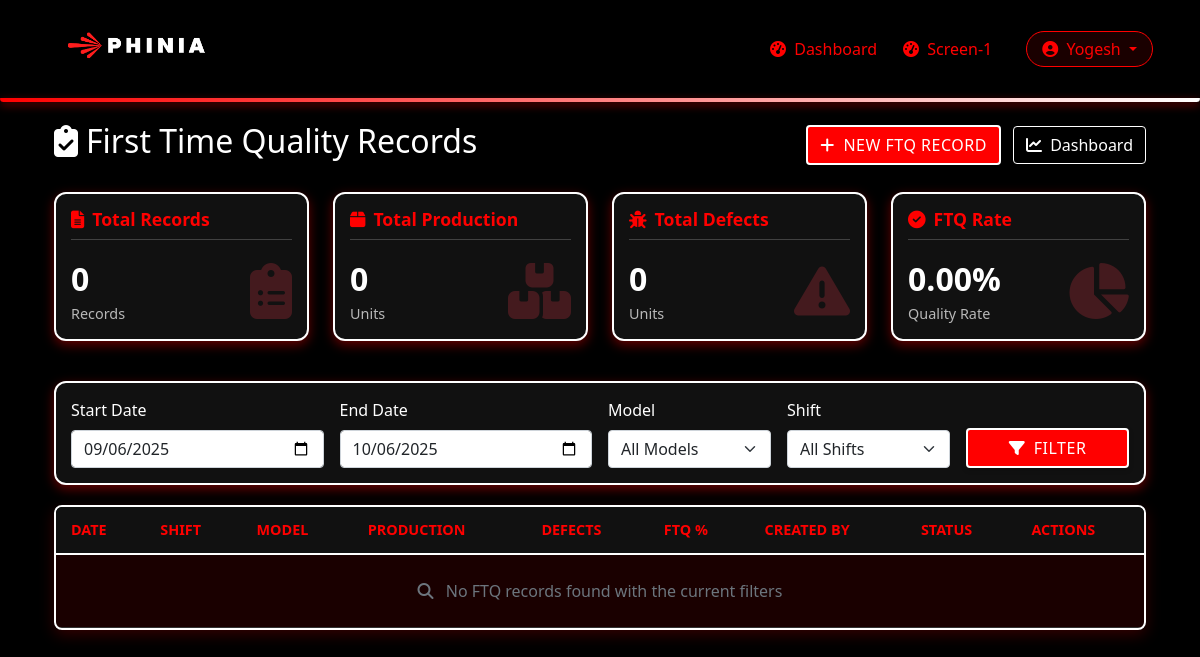
Page /ftq/ (signed in) on the earlier database version.
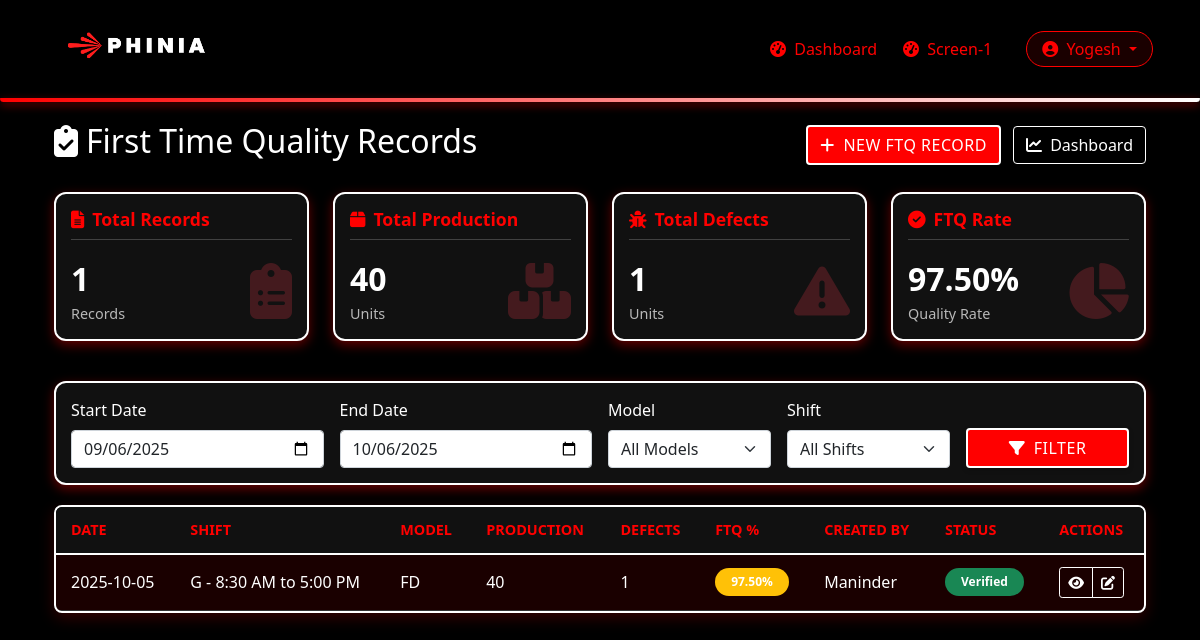
Same page on the later database version.
### main/models.py (models this page shows, shortened)
class User(AbstractUser):
    USER_TYPES = (
        ('operator', 'Operator'),
        ('shift_supervisor', 'Shift Supervisor'),
        ('quality_supervisor', 'Quality Supervisor'),
    )
    company_id = models.CharField(max_length=100, blank=True, null=True)
    skill_matrix_level = models.CharField(max_length=200, blank=True, null=True)
    user_type = models.CharField(max_length=20, choices=USER_TYPES)

class FTQRecord(models.Model):
    MODEL_CHOICES = (
        ('P703', 'P703'),
        ('U704', 'U704'),
        ('FD', 'FD'),
        ('SA', 'SA'),
        ('Gnome', 'Gnome'),
    )
    SHIFTS = [
        ('S1', 'S1 - 6:30 AM to 6:30 PM'),
        ('A', 'A - 6:30 AM to 3:00 PM'),
        ('G', 'G - 8:30 AM to 5:00 PM'),
        ('B', 'B - 3:00 PM to 11:30 PM'),
        ('C', 'C - 11:30 PM to 6:30 AM'),
        ('S2', 'S2 - 6:30 PM to 6:30 AM'),
    ]
    verification_status = models.ForeignKey(
        'DailyVerificationStatus',
        on_delete=models.CASCADE,
        related_name='ftq_records',
        null=True,
        blank=True
    )
    date = models.DateField()
    shift_type = models.CharField(max_length=100, choices=SHIFTS, blank=True, null=True)
    model_name = models.CharField(max_length=10, choices=MODEL_CHOICES)
    julian_date = models.DateField(help_text="Date in Julian calendar")
    total_inspected = models.PositiveIntegerField(verbose_name="Production/day")
    created_by = models.ForeignKey(User, on_delete=models.CASCADE, related_name='created_ftq_records')
    verified_by = models.ForeignKey(
        User,
        on_delete=models.CASCADE,
        related_name='verified_ftq_records',
        null=True,
        blank=True,
        verbose_name="Supervisor"
    )
    production_per_shift = models.PositiveIntegerField(
        verbose_name="Production Data/Shift",
        blank=True,
        null=True
    )
    created_at = models.DateTimeField(auto_now_add=True)
    updated_at = models.DateTimeField(auto_now=True)
    @property
    def total_defects(self):
        return self.time_based_defects.aggregate(
            total=Sum('count')
        )['total'] or 0
    @property
    def ftq_percentage(self):
        if self.total_inspected > 0:
            return ((self.total_inspected - self.total_defects) / self.total_inspected) * 100
        return 0
    class Meta:
        ordering = ['-date', '-created_at']

### main/views.py (the view)
# urls.py: path('ftq/', views.ftq_list, name='ftq_list'),
@login_required
def ftq_list(request):
    start_date_str = request.GET.get('start_date', (timezone.now().date() - timedelta(days=30)).strftime('%Y-%m-%d'))
    end_date_str = request.GET.get('end_date', timezone.now().date().strftime('%Y-%m-%d'))
    model_name = request.GET.get('model_name', '')
    shift_type = request.GET.get('shift_type', '')
    try:
        start_date = datetime.strptime(start_date_str, '%Y-%m-%d').date()
    except (ValueError, TypeError):
        start_date = timezone.now().date() - timedelta(days=30)
    try:
        end_date = datetime.strptime(end_date_str, '%Y-%m-%d').date()
    except (ValueError, TypeError):
        end_date = timezone.now().date()
    ftq_records = FTQRecord.objects.select_related(
        'created_by',
        'verified_by'
    ).prefetch_related(
        'time_based_defects'
    )
    ftq_records = ftq_records.filter(date__range=[start_date, end_date])
    if model_name:
        ftq_records = ftq_records.filter(model_name=model_name)
    if shift_type:
        ftq_records = ftq_records.filter(shift_type=shift_type)
    ftq_records = ftq_records.order_by('-date', '-shift_type')
    paginator = Paginator(ftq_records, 20)  # Show 20 records per page
    page_number = request.GET.get('page')
    page_obj = paginator.get_page(page_number)
    total_inspected = 0
    total_defects = 0
    for record in ftq_records:
        total_inspected += record.total_inspected
        total_defects += record.total_defects  # This uses the property
    stats = {
        'total_inspected': total_inspected,
        'total_defects': total_defects,
        'record_count': ftq_records.count()
    }
    if stats['total_inspected'] > 0:
        stats['ftq_percentage'] = ((stats['total_inspected'] - stats['total_defects']) / stats['total_inspected']) * 100
    else:
        stats['ftq_percentage'] = 0
    model_choices = FTQRecord.MODEL_CHOICES
    return render(request, 'main/operations/ftq_list.html', {
        'page_obj': page_obj,
        'stats': stats,
        'model_choices': model_choices,
        'shift_choices': FTQRecord.SHIFTS,  # Fixed: use SHIFTS not SHIFT_CHOICES
        'filters': {
            'start_date': start_date,
            'end_date': end_date,
            'model_name': model_name,
            'shift_type': shift_type
        },
        'title': 'FTQ Records'
    })

### main/templates/main/operations/ftq_list.html (shortened to what this page needs)
{% extends "main/base.html" %}
{% load static %}
{% block content %}
<div class="container-fluid">
    <div class="d-flex justify-content-between align-items-center mb-4">
        <h2 class="text-white"><i class="fas fa-clipboard-check me-2"></i>First Time Quality Records</h2>
        <div>
            <a href="{% url 'ftq_record_create' %}" class="btn btn-primary">
                <i class="fas fa-plus me-1"></i> New FTQ Record
            </a>
            <a href="{% url 'ftq_dashboard' %}" class="btn btn-outline-light ms-2">
                <i class="fas fa-chart-line me-1"></i> Dashboard
            </a>
        </div>
    </div>
    <div class="row mb-4">
        <div class="col-lg-3 col-md-6 mb-3">
            <div class="stats-card">
                <h5 class="card-title"><i class="fas fa-file-alt me-2"></i>Total Records</h5>
                <div class="d-flex justify-content-between align-items-end">
                    <div>
                        <div class="stats-value">{{ stats.record_count }}</div>
                        <div class="stats-label">Records</div>
                    </div>
                    <div class="display-4 text-danger opacity-25">
                        <i class="fas fa-clipboard-list"></i>
                    </div>
                </div>
            </div>
        </div>
        <div class="col-lg-3 col-md-6 mb-3">
            <div class="stats-card">
                <h5 class="card-title"><i class="fas fa-box me-2"></i>Total Production</h5>
                <div class="d-flex justify-content-between align-items-end">
                    <div>
                        <div class="stats-value">{{ stats.total_inspected }}</div>
                        <div class="stats-label">Units</div>
                    </div>
                    <div class="display-4 text-danger opacity-25">
                        <i class="fas fa-boxes"></i>
                    </div>
                </div>
            </div>
        </div>
        <div class="col-lg-3 col-md-6 mb-3">
            <div class="stats-card">
                <h5 class="card-title"><i class="fas fa-bug me-2"></i>Total Defects</h5>
                <div class="d-flex justify-content-between align-items-end">
                    <div>
                        <div class="stats-value">{{ stats.total_defects }}</div>
                        <div class="stats-label">Units</div>
                    </div>
                    <div class="display-4 text-danger opacity-25">
                        <i class="fas fa-exclamation-triangle"></i>
                    </div>
                </div>
            </div>
        </div>
        <div class="col-lg-3 col-md-6 mb-3">
            <div class="stats-card">
                <h5 class="card-title"><i class="fas fa-check-circle me-2"></i>FTQ Rate</h5>
                <div class="d-flex justify-content-between align-items-end">
                    <div>
                        <div class="stats-value">{{ stats.ftq_percentage|floatformat:2 }}%</div>
                        <div class="stats-label">Quality Rate</div>
                    </div>
                    <div class="display-4 text-danger opacity-25">
                        <i class="fas fa-chart-pie"></i>
                    </div>
                </div>
            </div>
        </div>
    </div>
    <div class="filter-container">
        <form method="get" action="" class="row g-3">
            <div class="col-md-3">
                <label for="start_date" class="form-label">Start Date</label>
                <input type="date" class="form-control" id="start_date" name="start_date"
                       value="{{ filters.start_date|date:'Y-m-d' }}">
            </div>
            <div class="col-md-3">
                <label for="end_date" class="form-label">End Date</label>
                <input type="date" class="form-control" id="end_date" name="end_date"
                       value="{{ filters.end_date|date:'Y-m-d' }}">
            </div>
            <div class="col-md-2">
                <label for="model_name" class="form-label">Model</label>
                <select class="form-select" id="model_name" name="model_name">
                    <option value="">All Models</option>
                </select>
            </div>
            <div class="col-md-2">
                <label for="shift_type" class="form-label">Shift</label>
                <select class="form-select" id="shift_type" name="shift_type">
                    <option value="">All Shifts</option>
                </select>
            </div>
            <div class="col-md-2 d-flex align-items-end">
                <button type="submit" class="btn btn-primary w-100">
                    <i class="fas fa-filter me-1"></i> Filter
                </button>
            </div>
        </form>
    </div>
    <div class="table-responsive">
        <table class="table table-hover">
            <thead>
                <tr>
                    <th>Date</th>
                    <th>Shift</th>
                    <th>Model</th>
                    <th>Production</th>
                    <th>Defects</th>
                    <th>FTQ %</th>
                    <th>Created By</th>
                    <th>Status</th>
                    <th>Actions</th>
                </tr>
            </thead>
            <tbody>
                {% for record in page_obj %}
                <tr>
                    <td>{{ record.date|date:"Y-m-d" }}</td>
                    <td>{{ record.get_shift_type_display }}</td>
                    <td>{{ record.get_model_name_display }}</td>
                    <td>{{ record.total_inspected }}</td>
                    <td>{{ record.total_defects }}</td>
                    <td>
                        {% if record.total_inspected > 0 %}
                            {% with ftq_pct=record.ftq_percentage %}
                                <span class="badge {% if ftq_pct >= 99 %}bg-success{% elif ftq_pct >= 95 %}bg-warning{% else %}bg-danger{% endif %} rounded-pill px-3 py-2">
                                    {{ ftq_pct|floatformat:2 }}%
                                </span>
                            {% endwith %}
                        {% else %}
                            <span class="badge bg-secondary rounded-pill px-3 py-2">N/A</span>
                        {% endif %}
                    </td>
                    <td>{{ record.created_by.username }}</td>
                    <td>
                        {% if record.verified_by %}
                            <span class="badge bg-success rounded-pill px-3 py-2">Verified</span>
                        {% else %}
                            <span class="badge bg-warning text-dark rounded-pill px-3 py-2">Pending</span>
                        {% endif %}
                    </td>
                    <td>
                        <div class="btn-group">
                            <a href="{% url 'ftq_record_detail' pk=record.id %}" class="btn btn-sm btn-outline-light"
                               data-bs-toggle="tooltip" title="View Details">
                                <i class="fas fa-eye"></i>
                            </a>
                            <a href="{% url 'ftq_record_edit' pk=record.id %}" class="btn btn-sm btn-outline-light"
                               data-bs-toggle="tooltip" title="Edit Record">
                                <i class="fas fa-edit"></i>
                            </a>
                        </div>
                    </td>
                </tr>
                {% empty %}
                <tr>
                    <td colspan="9" class="text-center py-4">
                        <div class="text-muted">
                            <i class="fas fa-search me-2"></i> No FTQ records found with the current filters
                        </div>
                    </td>
                </tr>
                {% endfor %}
            </tbody>
        </table>
    </div>
</div>
{% endblock %}

### main/templates/main/base.html (shortened to what this page needs)
{% load static %}
<!DOCTYPE html>
<html lang="en">
<head>
    <link rel="stylesheet" href="{% static 'css/bootstrap.min.css' %}" />
    <link rel="stylesheet" href="{% static 'css/all.min1.css' %}" />
    <link rel="stylesheet" href="{% static 'css/all.min2.css' %}" />
    {% load static %}
</head>
<body>
    <nav class="navbar navbar-expand-lg navbar-dark">
        <div class="container navbar-container">
            <a class="navbar-brand" href="{% url 'dashboard' %}">
                <img src="{% static 'images/image2.png' %}" alt="Phinia Logo" height="68">
            </a>
            {% if user.is_authenticated %}
            <div class="collapse navbar-collapse justify-content-end" id="navbarNav">
                <ul class="navbar-nav align-items-center">
                    <li class="nav-item">
                        <a class="nav-link {% if request.resolver_match.url_name == 'dashboard' %}active{% endif %}"
                           href="{% url 'dashboard' %}">
                           <i class="fas fa-tachometer-alt me-1"></i> Dashboard
                        </a>
                    </li>
                    <li class="nav-item">
                        <a class="nav-link" href="{% url 'station_media_slider' station_id=1 %}">
                            <i class="fas fa-tachometer-alt me-1"></i> Screen-1
                        </a>
                    </li>
                    <li class="nav-item dropdown ms-3">
                        <a class="nav-link dropdown-toggle" href="#" id="userDropdown" role="button"
                           data-bs-toggle="dropdown" aria-expanded="false"
                           style="border: 1px solid #ff0000; border-radius: 20px; padding: 5px 15px; background: rgba(255,0,0,0.1);">
                            <i class="fas fa-user-circle me-1"></i> {{ user.username }}
                        </a>
                    </li>
                </ul>
            </div>
            {% endif %}
        </div>
    </nav>
    <div class="container mt-4">
        {% block content %}{% endblock %}
    </div>
</body>
</html>

Differences in the rows shown:
added FTQRecord: date "2025-10-05", shift_type "G - 8:30 AM to 5:00 PM", model_name "FD", total_inspected "40", total_defects "1", ftq_percentage "97.50", created_by.username "Maninder", shows "Verified"
Other differences:
{{ stats.record_count }}: "0" → "1"
{{ stats.total_inspected }}: "0" → "40"
{{ stats.total_defects }}: "0" → "1"
{{ stats.ftq_percentage|floatformat:2 }}: "0.00" → "97.50"
text no longer shown: "No FTQ records found with the current filters"
